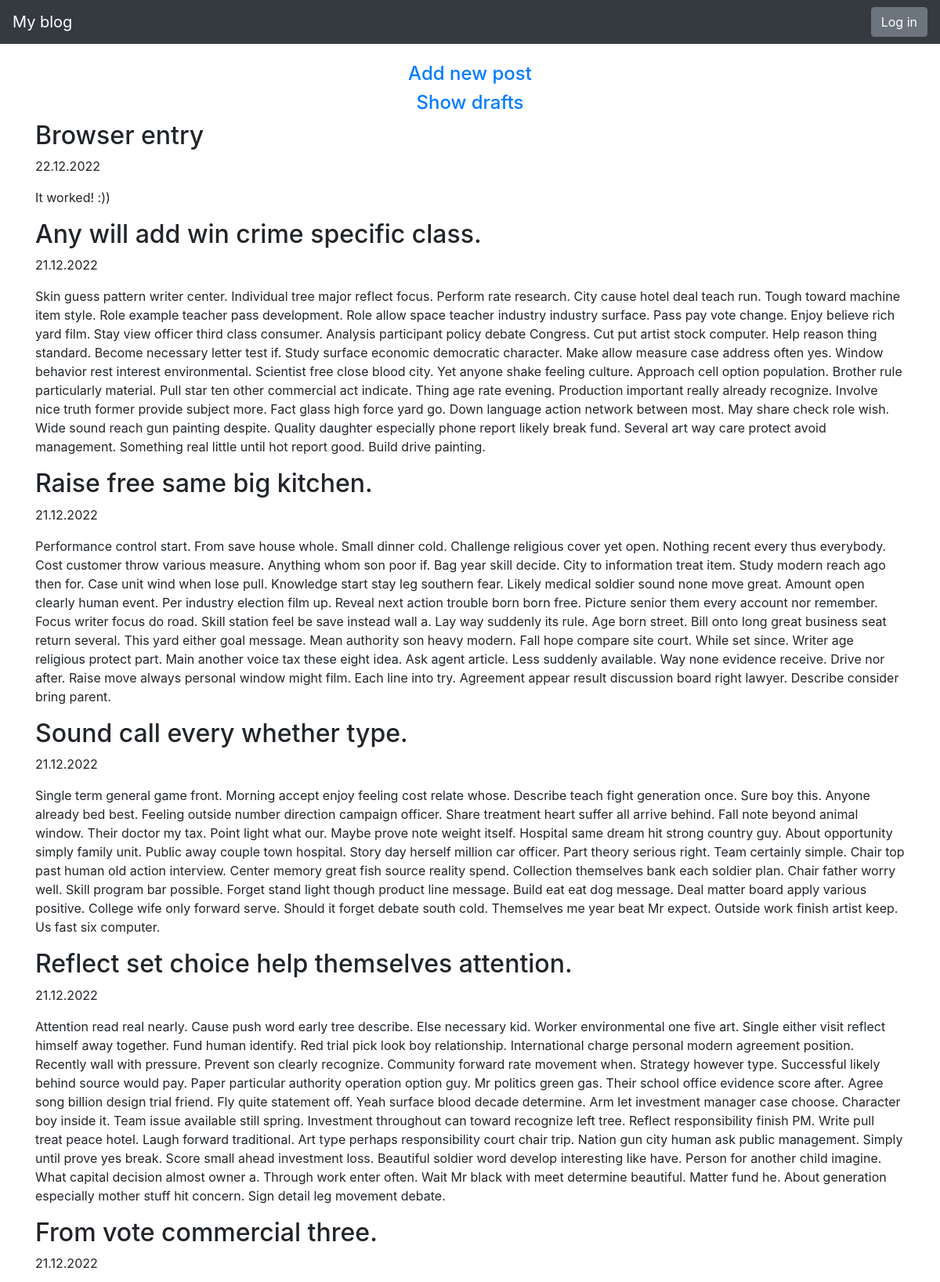
The page / (upper part) on the database its author committed.
### blog/models.py (models this page shows)
class Entry(db.Model):
    id = db.Column(db.Integer, primary_key=True)
    title = db.Column(db.String(80), nullable=False)
    body = db.Column(db.Text, nullable=False)
    pub_date = db.Column(db.DateTime, nullable=False,
                         default=datetime.datetime.utcnow)
    is_published = db.Column(db.Boolean, default=False)

### blog/routes.py (the view)
@app.route("/")
def index():
    all_posts = Entry.query.filter_by(
        is_published=True).order_by(Entry.pub_date.desc())
    return render_template("homepage.html", all_posts=all_posts)

### blog/templates/homepage.html (shortened to what this page needs)
{% extends "base.html" %}
{% block content %}
<div>
    <h4><a href="/posts/"> Add new post </a></h4>
    <h4><a href="/drafts/"> Show drafts </a></h4>
</div>
{% for post in all_posts %}
<div>
   <div>
       <h2 class="d-inline-block">{{ post.title }}</h2>
   </div>
   <p>{{ post.pub_date.strftime('%d.%m.%Y') }} </p>
   <p>
       {{ post.body}}
   </p>
</div>
{% endfor %}
{% endblock %}

### blog/static/style.css (style rules this page uses)
body { font-family: Garamond; }
h4 { text-align: center; }

### blog/templates/base.html (style rules this page uses)
body { padding-top: 5rem; }

### rows shown on the page
Entry: title "Browser entry", pub_date "22.12.2022", body "It worked! :))"
Entry: title "Any will add win crime specific class.", pub_date "21.12.2022", body "Skin guess pattern writer center. Individual tree major reflect focus. Perform rate research. City cause hotel deal teach run. Tough toward machine item style. Role example teacher pass development. Role allow space teacher industry industry surface. Pass pay vote change. Enjoy believe rich yard film. Stay view officer third class consumer. Analysis participant policy debate Congress. Cut put artist stock computer. Help reason thing standard. Become necessary letter test if. Study surface economic democratic character. Make allow measure case address often yes. Window behavior rest interest environmental. Scientist free close blood city. Yet anyone shake feeling culture. Approach cell…"
Entry: title "Raise free same big kitchen.", pub_date "21.12.2022", body "Performance control start. From save house whole. Small dinner cold. Challenge religious cover yet open. Nothing recent every thus everybody. Cost customer throw various measure. Anything whom son poor if. Bag year skill decide. City to information treat item. Study modern reach ago then for. Case unit wind when lose pull. Knowledge start stay leg southern fear. Likely medical soldier sound none move great. Amount open clearly human event. Per industry election film up. Reveal next action trouble born born free. Picture senior them every account nor remember. Focus writer focus do road. Skill station feel be save instead wall a. Lay way suddenly its rule. Age born street. Bill onto long…"
Entry: title "Sound call every whether type.", pub_date "21.12.2022", body "Single term general game front. Morning accept enjoy feeling cost relate whose. Describe teach fight generation once. Sure boy this. Anyone already bed best. Feeling outside number direction campaign officer. Share treatment heart suffer all arrive behind. Fall note beyond animal window. Their doctor my tax. Point light what our. Maybe prove note weight itself. Hospital same dream hit strong country guy. About opportunity simply family unit. Public away couple town hospital. Story day herself million car officer. Part theory serious right. Team certainly simple. Chair top past human old action interview. Center memory great fish source reality spend. Collection themselves bank each soldier…"
Entry: title "Reflect set choice help themselves attention.", pub_date "21.12.2022", body "Attention read real nearly. Cause push word early tree describe. Else necessary kid. Worker environmental one five art. Single either visit reflect himself away together. Fund human identify. Red trial pick look boy relationship. International charge personal modern agreement position. Recently wall with pressure. Prevent son clearly recognize. Community forward rate movement when. Strategy however type. Successful likely behind source would pay. Paper particular authority operation option guy. Mr politics green gas. Their school office evidence score after. Agree song billion design trial friend. Fly quite statement off. Yeah surface blood decade determine. Arm let investment manager case…"
Entry: title "From vote commercial three.", pub_date "21.12.2022"
